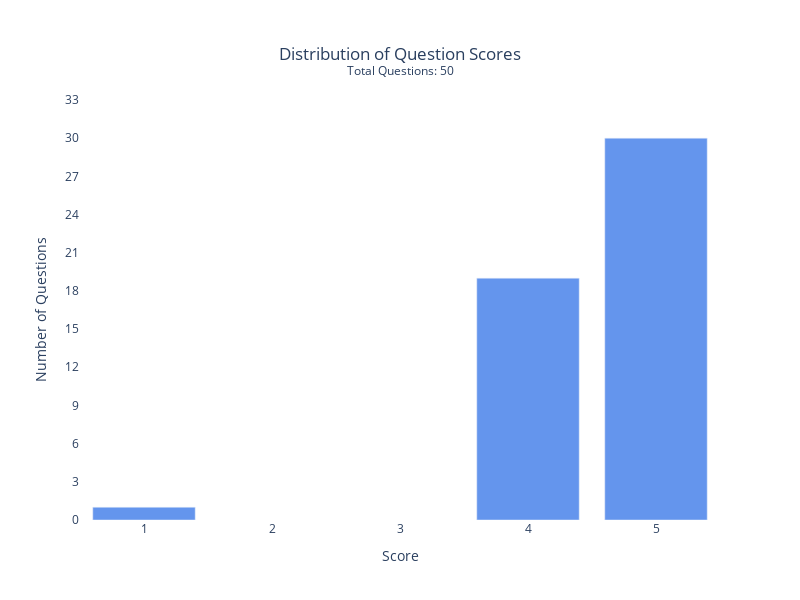

Write notebook code for a chart like this one.
### Code cell
fig = plot_simple_score_distribution(scored_dataset,
                                     score_key="score", # key corresponding to the score
                                    title="Distribution of Question Scores",
                                    x_title="Score",
                                    y_title="Number of Questions",
                                    bar_color='rgb(100,149,237)', 
                                    width=800,
                                    height=600)
fig.show()

### Figure 1 — Plotly figure (JSON) as saved in the notebook; plotly's stock layout.template omitted (floating-point values rounded to 4 significant figures)
{"data": [{"hoverinfo": "text", "hovertext": ["Score: 1<br>Count: 1<br>Percentage: 2.00%", "Score: 4<br>Count: 19<br>Percentage: 38.00%", "Score: 5<br>Count: 30<br>Percentage: 60.00%"], "marker": {"color": "rgb(100,149,237)"}, "type": "bar", "x": [1, 4, 5], "y": [1, 19, 30]}], "layout": {"height": 600, "plot_bgcolor": "white", "title": {"text": "Distribution of Question Scores<br><sup>Total Questions: 50</sup>", "x": 0.5, "xanchor": "center", "y": 0.9, "yanchor": "top"}, "width": 800, "xaxis": {"dtick": 1, "range": [0.5, 5.5], "showgrid": false, "tick0": 1, "tickmode": "linear", "title": {"text": "Score"}}, "yaxis": {"dtick": 3, "range": [0, 33], "showgrid": false, "tick0": 0, "tickmode": "linear", "title": {"text": "Number of Questions"}}}}
